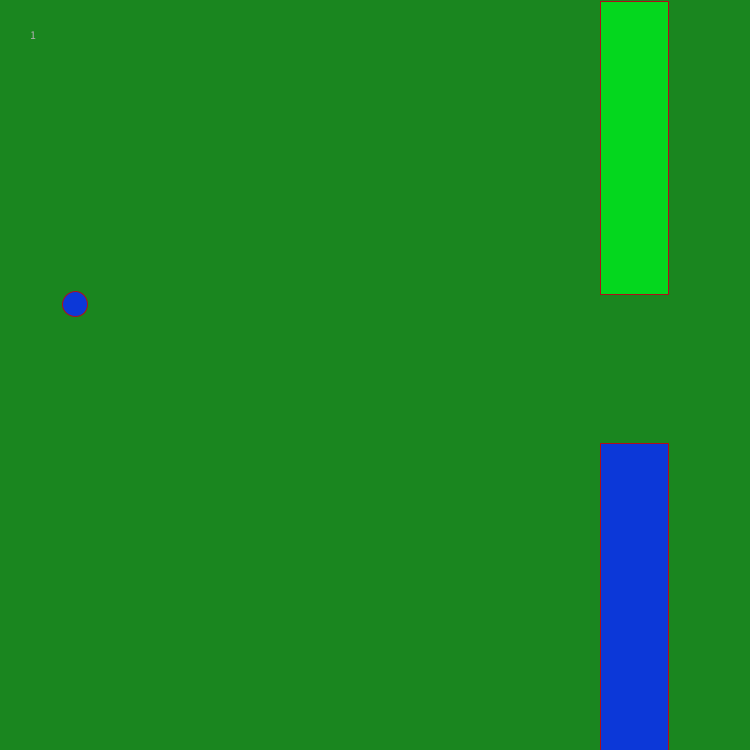
Frame 1 (no input)
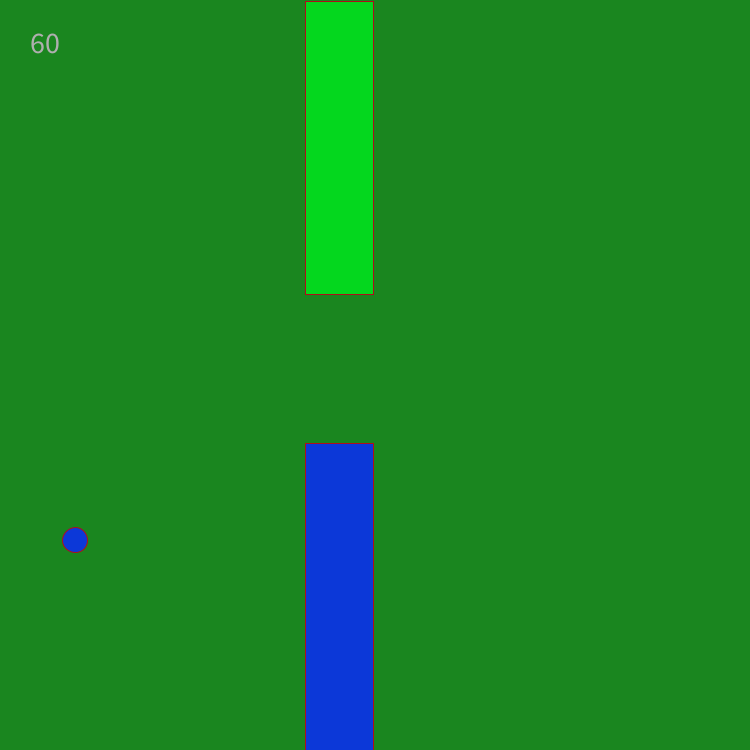
Frame 60 (the mouse pressed at the canvas centre just before this capture)
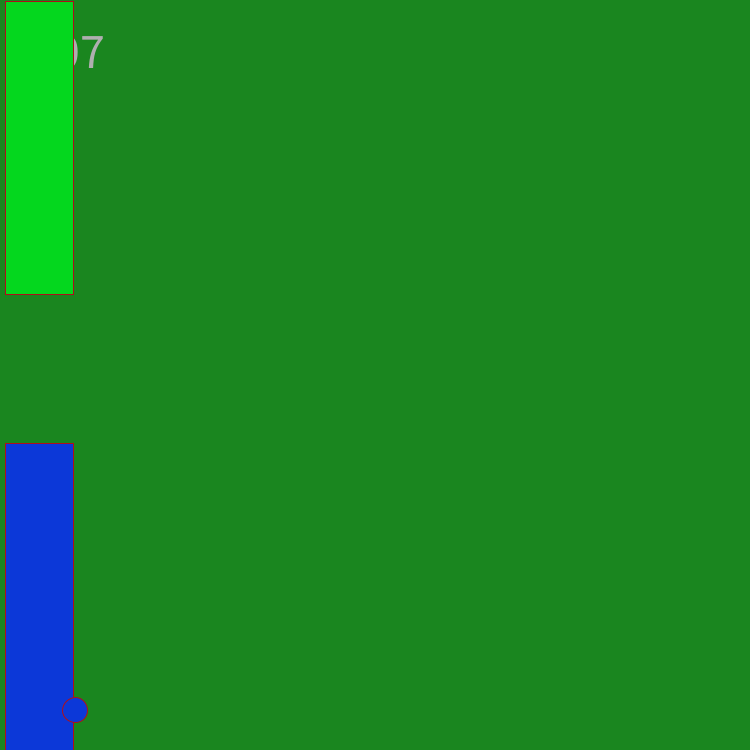
Frame 120 (the mouse held since frame 60 and released just before this capture)

The Processing sketch that drew these frames (run headless with seeded random() and noise(); from frame 60 on, the mouse is pressed at the canvas centre):

// Processing sketch: sketch_181009b
// ── sketch_181009b.pde
int y=300;
int upperPipeHeight = (int) random(100, 400);
int points=0;
int x=75;
int lower=600;

int upper=600;
int birdVelocity=30;
int gravity= 4;
void setup(){
  size(750,750);
 

}
void draw(){
 
background(26, 134, 31);
fill(2, 65, 156);
stroke(176, 14, 26);


if(intersectsPipes()){
  endGame();
  
  
}
 else{
    points++;
     String s =String.valueOf(points);
fill(175);
text(s, 30, 30, 150, 160);
textSize(30);
if(upper==0&&lower==0){
upper=750;
upperPipeHeight = (int) random(100, 400);
lower=750;

  }
  
 
}
fill(4, 215, 30);
rect(upper, 1, 68, upperPipeHeight);
  y=y+gravity;
fill(12, 56, 216);
rect(lower, upperPipeHeight+150, 68,900);

lower-=5;
upper-=5;


  ellipse(x, y, 25, 25);
 

}
boolean intersectsPipes() { 
     if (y < upperPipeHeight && x > upper && x < (x+68)){
          return true; }
     else if (y>upperPipeHeight+150 && x > upper && x < (upper+68)) {
          return true; }
     else { return false; }
}
void  mousePressed(){
  y=y-70;  
  
}
void endGame(){

 background(255, 9, 5);
fill(2, 65, 156);
String s = "Your final score was"+ points;
fill(50);
text(s, 10, 10, 70, 80);
textSize(50);

  
  
  
  
  
}
